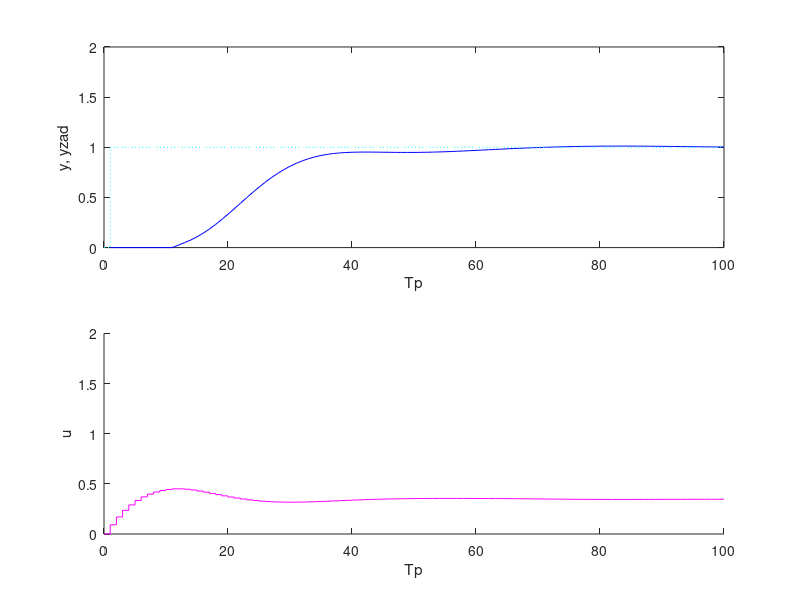

Source code (MATLAB):
clear all;
%%REGULATOR DMC
y_step=1;        %skok
T_sim=100;       %czas symulacji
D=60;           %horyzont dynamiki
N=D;           %horyzont predykcji
Nu=10;          %horyzont sterowania
l=100;           %wsp kary

y_k_1 = 1.725;           %y(k-1)
y_k_2 = -0.7414;         %y(k-2)
u_k_11 = 0.0249;         %u(k-11)
u_k_12 = 0.0225;         %u(k-12)

y = zeros(N, 1);
u = ones(N, 1);
y(12)=y_k_1*y(11) + y_k_2*y(10) + u_k_11;
for k=13:N
   y(k)=y_k_1*y(k-1) + y_k_2*y(k-2) + u_k_11*u(k-11) + u_k_12*u(k-12);
end

yk=0; 
uk=0; 
du_hist = zeros(D-1,1); 


Mp=zeros(N, D-1);
for i=1:N
   for j=1:D-1
      if i+j <= D
         Mp(i,j)=y(i+j)-y(j);
      else
         Mp(i,j)=y(D)-y(j);
      end;      
   end;
end;

M=zeros(N, Nu);
for i=1:N
   for j=1:Nu
      if (i >= j)
         M(i, j)=y(i-j+1);
      end;
   end;
end;

I=eye(Nu);
K=((M'*M+l*I)^(-1))*M';

U = zeros(1, T_sim);
Y = zeros(1, T_sim);

for i=1:T_sim
   
   if i==12
       yk=y_k_1*yk+y_k_2*y(i-2)+u_k_11;
   end
   if i>=13
       yk=y_k_1*Y(i-1)+y_k_2*Y(i-2)+u_k_11*U(i-11)+u_k_12*U(i-12);
   end
   
   du = K(1,:)*(y_step*ones(N,1) - yk*ones(N,1) - Mp*du_hist);
   du_hist = [du; du_hist(1:end-1)];
   uk = uk + du_hist(1);
   
   U(i) = uk;
   Y(i) = yk;
end

figure;
subplot(211);
plot(Y, 'b');
hold on;
stairs(0:T_sim, [0 y_step*ones(1,T_sim)], 'c:');
ylabel('y, yzad');
xlabel('Tp');
ylim([0 y_step*2]);
hold off;

subplot(212);
hold on;
stairs(0:T_sim, [0 U], 'm');
xlabel('Tp');
ylabel('u');
ylim([0 y_step*2]);
xlim([0 T_sim]);
hold off;
title = ['../images/z5_', num2str(D), '_', num2str(N), '_', num2str(Nu), '_', num2str(l), '.png'];
print('-dpng', title);
disp(title);